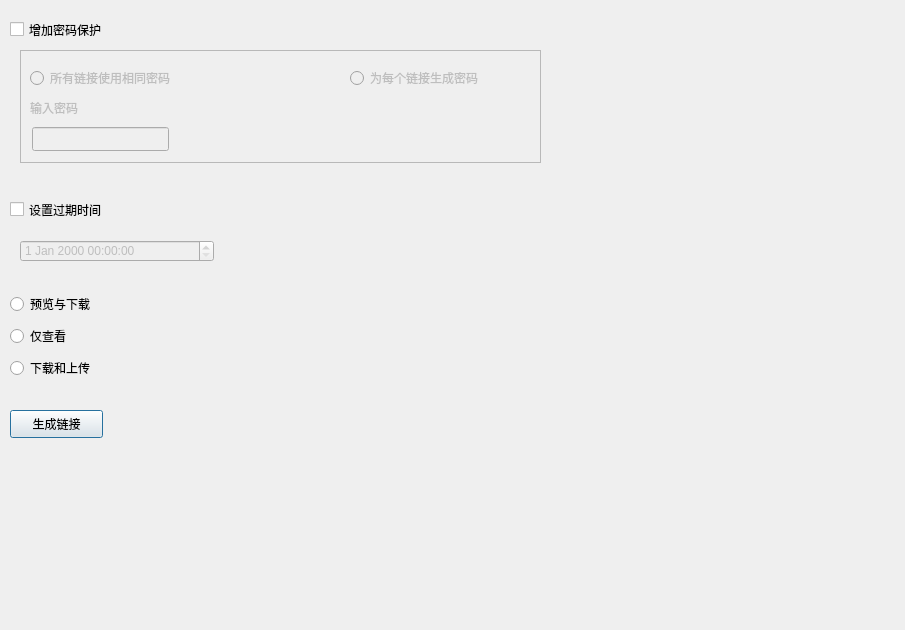
<?xml version="1.0" encoding="UTF-8"?>
<ui version="4.0">
 <class>Dialog</class>
 <widget class="QDialog" name="Dialog">
  <property name="geometry">
   <rect>
    <x>0</x>
    <y>0</y>
    <width>905</width>
    <height>630</height>
   </rect>
  </property>
  <property name="windowTitle">
   <string>Dialog</string>
  </property>
  <widget class="QPushButton" name="generateLinksButton">
   <property name="enabled">
    <bool>true</bool>
   </property>
   <property name="geometry">
    <rect>
     <x>10</x>
     <y>410</y>
     <width>93</width>
     <height>28</height>
    </rect>
   </property>
   <property name="text">
    <string>生成链接</string>
   </property>
  </widget>
  <widget class="QCheckBox" name="SetPassword">
   <property name="enabled">
    <bool>true</bool>
   </property>
   <property name="geometry">
    <rect>
     <x>10</x>
     <y>20</y>
     <width>117</width>
     <height>19</height>
    </rect>
   </property>
   <property name="text">
    <string>增加密码保护</string>
   </property>
  </widget>
  <widget class="QCheckBox" name="SetExpiration">
   <property name="enabled">
    <bool>true</bool>
   </property>
   <property name="geometry">
    <rect>
     <x>10</x>
     <y>200</y>
     <width>117</width>
     <height>19</height>
    </rect>
   </property>
   <property name="text">
    <string>设置过期时间</string>
   </property>
  </widget>
  <widget class="QWidget" name="widget_2" native="true">
   <property name="geometry">
    <rect>
     <x>10</x>
     <y>290</y>
     <width>124</width>
     <height>93</height>
    </rect>
   </property>
   <layout class="QVBoxLayout" name="verticalLayout_2">
    <item>
     <widget class="QRadioButton" name="checkAndDownload">
      <property name="enabled">
       <bool>true</bool>
      </property>
      <property name="text">
       <string>预览与下载</string>
      </property>
     </widget>
    </item>
    <item>
     <widget class="QRadioButton" name="checkOnly">
      <property name="enabled">
       <bool>true</bool>
      </property>
      <property name="text">
       <string>仅查看</string>
      </property>
     </widget>
    </item>
    <item>
     <widget class="QRadioButton" name="downloadAndUpload">
      <property name="enabled">
       <bool>true</bool>
      </property>
      <property name="text">
       <string>下载和上传</string>
      </property>
     </widget>
    </item>
   </layout>
  </widget>
  <widget class="QDateTimeEdit" name="Expiration">
   <property name="enabled">
    <bool>false</bool>
   </property>
   <property name="geometry">
    <rect>
     <x>20</x>
     <y>240</y>
     <width>194</width>
     <height>22</height>
    </rect>
   </property>
  </widget>
  <widget class="QFrame" name="frame">
   <property name="enabled">
    <bool>false</bool>
   </property>
   <property name="geometry">
    <rect>
     <x>20</x>
     <y>50</y>
     <width>521</width>
     <height>113</height>
    </rect>
   </property>
   <property name="frameShape">
    <enum>QFrame::StyledPanel</enum>
   </property>
   <property name="frameShadow">
    <enum>QFrame::Raised</enum>
   </property>
   <widget class="QRadioButton" name="samePassword">
    <property name="geometry">
     <rect>
      <x>10</x>
      <y>20</y>
      <width>147</width>
      <height>16</height>
     </rect>
    </property>
    <property name="text">
     <string>所有链接使用相同密码</string>
    </property>
   </widget>
   <widget class="QLineEdit" name="password">
    <property name="enabled">
     <bool>false</bool>
    </property>
    <property name="geometry">
     <rect>
      <x>12</x>
      <y>77</y>
      <width>137</width>
      <height>24</height>
     </rect>
    </property>
   </widget>
   <widget class="QLabel" name="label">
    <property name="enabled">
     <bool>false</bool>
    </property>
    <property name="geometry">
     <rect>
      <x>10</x>
      <y>50</y>
      <width>48</width>
      <height>16</height>
     </rect>
    </property>
    <property name="text">
     <string>输入密码</string>
    </property>
   </widget>
   <widget class="QRadioButton" name="generatePassword">
    <property name="geometry">
     <rect>
      <x>330</x>
      <y>20</y>
      <width>135</width>
      <height>16</height>
     </rect>
    </property>
    <property name="text">
     <string>为每个链接生成密码</string>
    </property>
   </widget>
  </widget>
 </widget>
 <tabstops>
  <tabstop>SetPassword</tabstop>
  <tabstop>SetExpiration</tabstop>
  <tabstop>checkAndDownload</tabstop>
  <tabstop>downloadAndUpload</tabstop>
  <tabstop>generateLinksButton</tabstop>
 </tabstops>
 <resources/>
 <connections>
  <connection>
   <sender>SetExpiration</sender>
   <signal>clicked(bool)</signal>
   <receiver>Expiration</receiver>
   <slot>setEnabled(bool)</slot>
   <hints>
    <hint type="sourcelabel">
     <x>84</x>
     <y>214</y>
    </hint>
    <hint type="destinationlabel">
     <x>89</x>
     <y>245</y>
    </hint>
   </hints>
  </connection>
  <connection>
   <sender>SetPassword</sender>
   <signal>clicked(bool)</signal>
   <receiver>frame</receiver>
   <slot>setEnabled(bool)</slot>
   <hints>
    <hint type="sourcelabel">
     <x>90</x>
     <y>27</y>
    </hint>
    <hint type="destinationlabel">
     <x>249</x>
     <y>51</y>
    </hint>
   </hints>
  </connection>
  <connection>
   <sender>samePassword</sender>
   <signal>clicked(bool)</signal>
   <receiver>label</receiver>
   <slot>setEnabled(bool)</slot>
   <hints>
    <hint type="sourcelabel">
     <x>95</x>
     <y>79</y>
    </hint>
    <hint type="destinationlabel">
     <x>68</x>
     <y>108</y>
    </hint>
   </hints>
  </connection>
  <connection>
   <sender>samePassword</sender>
   <signal>clicked(bool)</signal>
   <receiver>password</receiver>
   <slot>setEnabled(bool)</slot>
   <hints>
    <hint type="sourcelabel">
     <x>132</x>
     <y>85</y>
    </hint>
    <hint type="destinationlabel">
     <x>133</x>
     <y>136</y>
    </hint>
   </hints>
  </connection>
  <connection>
   <sender>generatePassword</sender>
   <signal>clicked(bool)</signal>
   <receiver>password</receiver>
   <slot>setDisabled(bool)</slot>
   <hints>
    <hint type="sourcelabel">
     <x>395</x>
     <y>77</y>
    </hint>
    <hint type="destinationlabel">
     <x>114</x>
     <y>139</y>
    </hint>
   </hints>
  </connection>
  <connection>
   <sender>generatePassword</sender>
   <signal>clicked(bool)</signal>
   <receiver>label</receiver>
   <slot>setDisabled(bool)</slot>
   <hints>
    <hint type="sourcelabel">
     <x>359</x>
     <y>77</y>
    </hint>
    <hint type="destinationlabel">
     <x>59</x>
     <y>105</y>
    </hint>
   </hints>
  </connection>
 </connections>
</ui>
